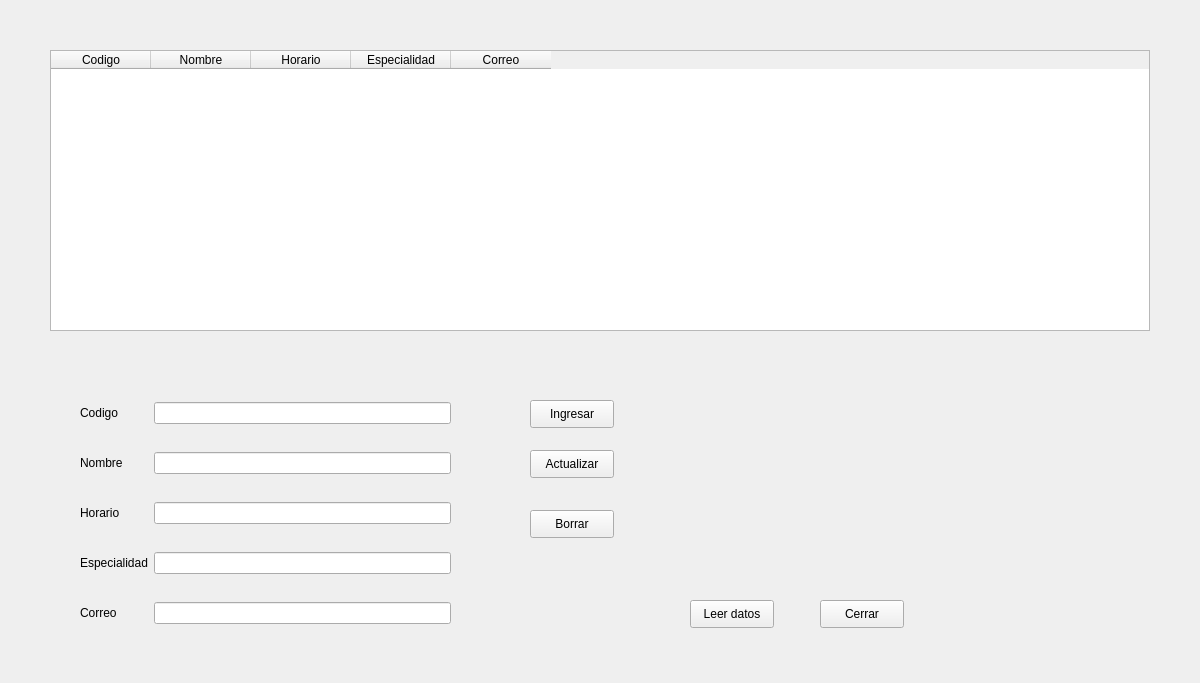
<?xml version="1.0" encoding="UTF-8"?>
<ui version="4.0">
 <class>MainWindow</class>
 <widget class="QMainWindow" name="MainWindow">
  <property name="geometry">
   <rect>
    <x>0</x>
    <y>0</y>
    <width>1200</width>
    <height>683</height>
   </rect>
  </property>
  <property name="windowTitle">
   <string>Conectar</string>
  </property>
  <widget class="QWidget" name="centralwidget">
   <widget class="QTableWidget" name="tableWidget">
    <property name="geometry">
     <rect>
      <x>50</x>
      <y>50</y>
      <width>1100</width>
      <height>281</height>
     </rect>
    </property>
    <property name="minimumSize">
     <size>
      <width>1100</width>
      <height>0</height>
     </size>
    </property>
    <property name="columnCount">
     <number>5</number>
    </property>
    <column>
     <property name="text">
      <string>Codigo</string>
     </property>
    </column>
    <column>
     <property name="text">
      <string>Nombre</string>
     </property>
    </column>
    <column>
     <property name="text">
      <string>Horario</string>
     </property>
    </column>
    <column>
     <property name="text">
      <string>Especialidad</string>
     </property>
    </column>
    <column>
     <property name="text">
      <string>Correo</string>
     </property>
    </column>
   </widget>
   <widget class="QPushButton" name="btnCerrar">
    <property name="geometry">
     <rect>
      <x>820</x>
      <y>600</y>
      <width>84</width>
      <height>28</height>
     </rect>
    </property>
    <property name="text">
     <string>Cerrar</string>
    </property>
   </widget>
   <widget class="QPushButton" name="btnLeer">
    <property name="geometry">
     <rect>
      <x>690</x>
      <y>600</y>
      <width>84</width>
      <height>28</height>
     </rect>
    </property>
    <property name="text">
     <string>Leer datos</string>
    </property>
   </widget>
   <widget class="QWidget" name="gridLayoutWidget">
    <property name="geometry">
     <rect>
      <x>80</x>
      <y>380</y>
      <width>371</width>
      <height>271</height>
     </rect>
    </property>
    <layout class="QGridLayout" name="gridLayout">
     <item row="0" column="0">
      <widget class="QLabel" name="txtCodigo">
       <property name="text">
        <string>Codigo</string>
       </property>
      </widget>
     </item>
     <item row="4" column="0">
      <widget class="QLabel" name="txtCorreo">
       <property name="text">
        <string>Correo</string>
       </property>
      </widget>
     </item>
     <item row="2" column="0">
      <widget class="QLabel" name="txtHorario">
       <property name="text">
        <string>Horario</string>
       </property>
      </widget>
     </item>
     <item row="1" column="0">
      <widget class="QLabel" name="txtNombre_2">
       <property name="text">
        <string>Nombre</string>
       </property>
      </widget>
     </item>
     <item row="3" column="0">
      <widget class="QLabel" name="txtEspecialidad">
       <property name="text">
        <string>Especialidad</string>
       </property>
      </widget>
     </item>
     <item row="0" column="1">
      <widget class="QLineEdit" name="lineEdit"/>
     </item>
     <item row="1" column="1">
      <widget class="QLineEdit" name="lineEdit_2"/>
     </item>
     <item row="2" column="1">
      <widget class="QLineEdit" name="lineEdit_3"/>
     </item>
     <item row="3" column="1">
      <widget class="QLineEdit" name="lineEdit_4"/>
     </item>
     <item row="4" column="1">
      <widget class="QLineEdit" name="lineEdit_5"/>
     </item>
    </layout>
   </widget>
   <widget class="QPushButton" name="btnIngresar">
    <property name="geometry">
     <rect>
      <x>530</x>
      <y>400</y>
      <width>84</width>
      <height>28</height>
     </rect>
    </property>
    <property name="text">
     <string>Ingresar</string>
    </property>
   </widget>
   <widget class="QPushButton" name="btnActualizar">
    <property name="geometry">
     <rect>
      <x>530</x>
      <y>450</y>
      <width>84</width>
      <height>28</height>
     </rect>
    </property>
    <property name="text">
     <string>Actualizar</string>
    </property>
   </widget>
   <widget class="QPushButton" name="btnBorrar">
    <property name="geometry">
     <rect>
      <x>530</x>
      <y>510</y>
      <width>84</width>
      <height>28</height>
     </rect>
    </property>
    <property name="text">
     <string>Borrar</string>
    </property>
   </widget>
  </widget>
 </widget>
 <resources/>
 <connections/>
</ui>
